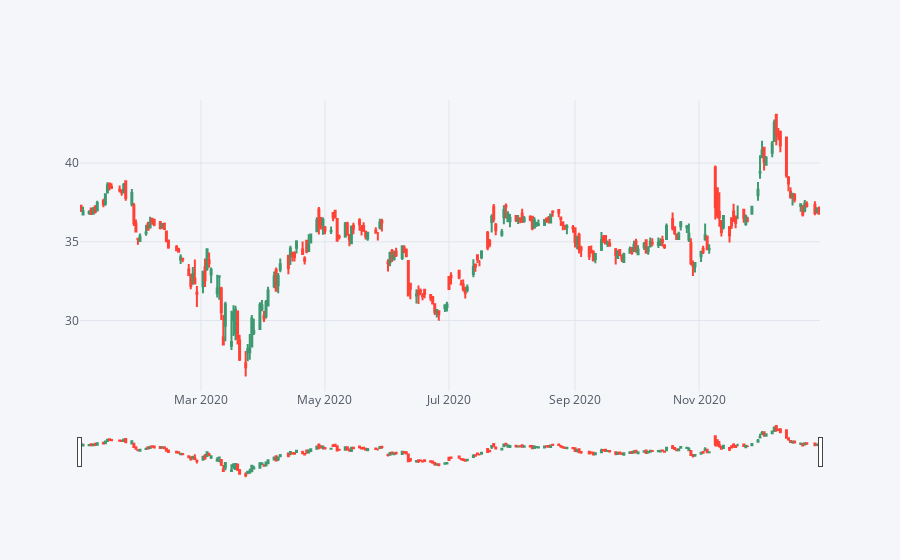

The code cell stored with this chart in its notebook:
### Code cell
df2.iplot(kind="candle",
          keys=["Open", "High", "Low", "Close"],
          rangeslider=True
)

### Figure 1 — Plotly figure (JSON) as saved in the notebook; plotly's stock layout.template omitted (floating-point values rounded to 4 significant figures; data arrays with more than 128 entries replaced by an {"elided": "..."} marker saying what was removed)
{"data": [{"close": {"elided": "252 float values"}, "high": {"elided": "252 float values"}, "low": {"elided": "252 float values"}, "open": {"elided": "252 float values"}, "showlegend": false, "type": "candlestick", "x": {"elided": "252 str values"}, "yaxis": "y2"}], "layout": {"legend": {"bgcolor": "#F5F6F9", "font": {"color": "#4D5663"}}, "paper_bgcolor": "#F5F6F9", "plot_bgcolor": "#F5F6F9", "title": {"font": {"color": "#4D5663"}}, "xaxis": {"gridcolor": "#E1E5ED", "rangeslider": {"visible": true}, "showgrid": true, "tickfont": {"color": "#4D5663"}, "title": {"font": {"color": "#4D5663"}, "text": ""}, "zerolinecolor": "#E1E5ED"}, "yaxis": {"gridcolor": "#E1E5ED", "showgrid": true, "showticklabels": false, "tickfont": {"color": "#4D5663"}, "title": {"font": {"color": "#4D5663"}, "text": ""}, "zerolinecolor": "#E1E5ED"}, "yaxis2": {"gridcolor": "#E1E5ED", "showgrid": true, "tickfont": {"color": "#4D5663"}, "title": {"font": {"color": "#4D5663"}, "text": ""}, "zerolinecolor": "#E1E5ED"}}}
